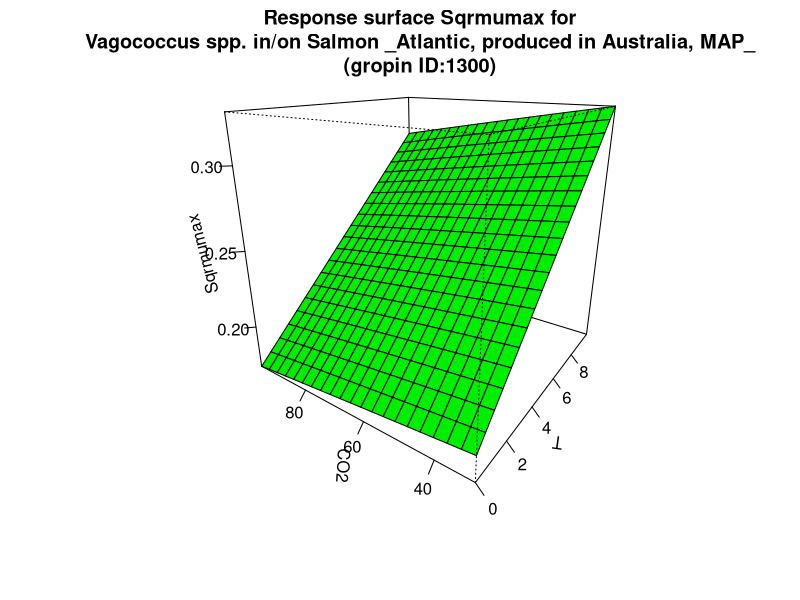

Generate this figure with R:
#############################
# start of Parameter script
#############################
T <- seq(0,9.99000999000999,length.out=21)
CO2 <- seq(30.03,97.9020979020979,length.out=21)
#############################
# end of Parameter script
#############################
############################# 
# start of Model script Gropin ID 1300 
#############################
 
# constant coefficients for this model
 
variables <- data.frame(T,CO2)
argumentsPar <- expand.grid(variables)
 
# heart of the model
response_surface <- function(T,CO2) {
   mumax <-6.88*(10^-4)*(T+13.25)*sqrt(452-CO2)

return(mumax=mumax)
} 

# output parameters
responseSurface <- cbind(argumentsPar,response_surface(argumentsPar['T'],argumentsPar['CO2']))
colnames(responseSurface) <- c(colnames(argumentsPar),'Sqrmumax')
#############################
# End of Model script
#############################
############################# 
# start of Visualisation script Gropin ID 1300 
#############################
persp(T,CO2,matrix(unlist(responseSurface$'Sqrmumax'),nrow=21),col = 'green',xlab='T',ylab='CO2',zlab='Sqrmumax',main='Response surface Sqrmumax for
Vagococcus spp. in/on Salmon _Atlantic, produced in Australia, MAP_
(gropin ID:1300)',theta=305,phi=20,shade=0.25,ticktype = 'detailed')
#############################
# End of Visualisation script
#############################
